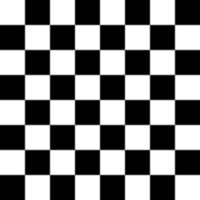
#> input picture skimage.data.checkerboard(), 200 x 200 px
$ jupyter execute --allow-errors 09-DynamicExperiments.ipynb   (shell and % lines are left out)   (older library calls are emulated)
#> lines starting #> are read from the running program, lines starting #| are printed output that depends on the picture
# Dynamic Experiments

<h1>Dynamic Experiments</h1>

<p>
<b>Quantitative Big Imaging - ETHZ: 227-0966-00L</b>
<br />
</p>
<br />
<p style="font-size:1em;">April 28, 2022</p>
<br /><br />
<p style="font-size:1.5em;padding-bottom: 0.25em;">Anders Kaestner</p>
<p style="font-size:1em;">Laboratory for Neutron Scattering and Imaging<br />Paul Scherrer Institut</p>

[cell 1]
import matplotlib.pyplot as plt
import seaborn as sns
from   skimage.morphology import label
from   skimage.measure import regionprops
import pandas as pd

from skimage.feature import corner_peaks, corner_harris, BRIEF
from skimage.transform import warp, AffineTransform
from skimage import data
from skimage.io import imread
import numpy as np
import pydot

plt.rcParams["figure.figsize"] = (8, 8)
plt.rcParams["figure.dpi"] = 150
plt.rcParams["font.size"] = 14
plt.rcParams['font.family'] = ['sans-serif']
plt.rcParams['font.sans-serif'] = ['DejaVu Sans']
plt.style.use('default')
sns.set_style("whitegrid", {'axes.grid': False})

## Literature / Useful References

### Books
- John C. Russ, “[The Image Processing Handbook](http://dx.doi.org/10.1201/9780203881095)”,(Boca Raton, CRC Press)
- A. Ardeshir Goshtasby, "[Image Registration Principles, Tools and Methods](http://dx.doi.org/10.1007/978-1-4471-2458-0) (Springer Verlag)
- B. Jähne,"[Spatio-Temporal Image Processing](https://doi.org/10.1007/3-540-57418-2)" ,(Springer Verlag)

### Papers / Sites

- Comparsion of Tracking Methods in Biology
 - Chenouard, N., Smal, I., de Chaumont, F., Maška, M., Sbalzarini, I. F., Gong, Y., … Meijering, E. (2014). Objective comparison of particle tracking methods. Nature Methods, 11(3), 281–289. doi:10.1038/nmeth.2808
 - Maska, M., Ulman, V., Svoboda, D., Matula, P., Matula, P., Ederra, C., … Ortiz-de-Solorzano, C. (2014). A benchmark for comparison of cell tracking algorithms. Bioinformatics (Oxford, England), btu080–. doi:10.1093/bioinformatics/btu080
- Keypoint and Corner Detection
 - Distinctive Image Features from Scale-Invariant Keypoints - https://www.cs.ubc.ca/~lowe/papers/ijcv04.pdf
 - https://opencv-python-tutroals.readthedocs.io/en/latest/py_tutorials/py_feature2d/py_sift_intro/py_sift_intro.html
- Registration
 - https://itk.org/ITKSoftwareGuide/html/Book2/ITKSoftwareGuide-Book2ch3.html
- Multiple Hypothesis Testing
 - Coraluppi, S. & Carthel, C. Multi-stage multiple-hypothesis tracking.
J. Adv. Inf. Fusion 6, 57–67 (2011).
 - Chenouard, N., Bloch, I. & Olivo-Marin, J.-C. Multiple hypothesis
tracking in microscopy images. in Proc. IEEE Int. Symp. Biomed. Imaging
1346–1349 (IEEE, 2009).

- Keypoint and Corner Detection
 - Distinctive Image Features from Scale-Invariant Keypoints - https://www.cs.ubc.ca/~lowe/papers/ijcv04.pdf
 - https://opencv-python-tutroals.readthedocs.io/en/latest/py_tutorials/py_feature2d/py_sift_intro/py_sift_intro.html


## Previously on QBI ...

- Image Enhancment
 - Highlighting the contrast of interest in images
 - Minimizing Noise
- Understanding image histograms
- Automatic Methods
- Component Labeling
- Single Shape Analysis
- Complicated Shapes
- Distribution Analysis

## Quantitative "Big" Imaging

The course has covered imaging enough and there have been a few quantitative metrics, but "big" has not really entered.

What does __big__ mean?

- Not just / even large
- Being ready for _big data_
- The three V's
    - volume,
    - velocity,
    - variety
- scalable, fast, easy to customize

## Outline

- Motivation (Why and How?)
- Scientific Goals

### Experiments

- Simulations
- Experiment Design


# Imaging of dynamic experiments

## What is a dynamic process?
- Relating to objects in motion
- Characterized by continuous change, activity, or progress

## Real time
- The actual time during which a process or event
occurs.
- (Computing) of or relating to a system in which input data is processed within milliseconds so that it is available virtually immediately as feedback.

##  Imaging
Imaging is the capture, storage, manipulation, and display of images.

## Experiments
1. What sort of dynamic experiments do we have?
1. How can we design good dynamic experiments?

<table>
    <tr><th>Continuous</th><th>Repetetive</th></tr>
    <tr><td></td>
        <td></td>
    </tr>
</table>

```{figure} figures/rolling-dice.jpg
---
scale: 50%
---
Contiuous processes evolve over time without guarantee that it returns to the same point.
```
```{figure} figures/on-the-swings.jpg
---
scale: 50%
---
Repetetive processes always behaves the same with a given frequency.
```

## What information are you looking for?
We can say that it looks like, but many pieces of quantitative information are difficult to extract
- How fast is it going?
- How many particles are present?
- Are their sizes constant?
- Are some moving faster?
- Are they rearranging?

## Image analysis

How can we...
1. track objects between points?
1. track shape?
1. track distribution?
1. track topology?
1. track voxels?
1. assess deformation and strain?
1. assess more general cases?

__$\rightarrow$ How does this help answering your questions?__

# Motivation spatiotemporal analysis

- 3D images are already difficult to interpret on their own
- 3D movies (4D) are almost impossible

<video controls loop src="movies/dk31_foam.mp4" height="300px" type="video/mp4"></video>

## 2D movies can also be challenging

They are 3D - x,y,t

### Example: a water jet
<video controls loop src="movies/WaterJet.m4v" height="100px" type="video/mp4"></video>

### Example: [coffee making](https://youtu.be/VESMU7JfVHU)

## 3D Reconstruction

### Tomography
One of the most commonly used scans in the hospital is called a computed tomography scan.

This scan works by creating 2D X-ray projections in a number of different directions in order to determine what the 3D volume looks like

```{figure} figures/ct_scan.png
---
---
Some views from a CT scan of a patient
```

### Stage Tilting
Beyond just tracking we can take multiple frames of a still image and instead of looking for changes in the object, we can change the angle. The pollen image below shows this for SEM

```{figure} figures/pollen.png
---
---
A tilt series of a pollen grain.
```

## Scientific Goals of dynamic experiments

### Rheology

Understanding the flow of liquids and mixtures is important for many processes
- blood movement in arteries, veins, and capillaries
- oil movement through porous rock
- air through dough when baking bread
- magma and gas in a volcano

### Deformation

Deformation is similarly important since it plays a significant role in the following scenarios

- red blood cell lysis in artificial heart valves
- microfractures growing into stress fractures in bone
- toughening in certain wood types

# Dynamic experiments
The first step of any of these analyses is proper experimental design.
Since there is always:

- A limited field of view
- A voxel size
- A maximum rate of measurements
- Dose limitations
    - Sample damage
    - Limited flux
- A non-zero cost for each measurement

There are always trade-offs to be made between
- getting the best possible high-resolution nanoscale dynamics
- and capturing the system level behavior.

```{figure} figures/time-vs-resolution.png
---
scale: 50%
---
The trade-off between time and resoultion.
```

## Factors affecting the image quality

- Process speed
- Spatial resolution
- Intensity dynamics

```{figure} figures/slow-water.jpg
---
scale: 50%
---
Parts moving too fast will introduce motion blur.
```

### Example
You have a dose limited experiment
- 100$\mu{}$m pixels
- 1s Exposure time
- 800 neutrons per pixel

To maintain the SNR you have to

||Smaller pixels| Higher frame-rate|
|:---|:---:|:---:|
|__Modification__|Longer exposure time| Larger pixels|

### Rebinning

Rebinning or using larger pixels can be used to improve the SNR.

<br/>

<br/>

__...but you may miss small details__

```{figure} figures/slow-water_partbinned.jpg
---
scale: 50%
---
Rebinning improve SNR at the cost of small features.
```

### Frame rates

<table>
<tr><th>Sampling rates</th><th>Piecewise constant</th></tr>
<tr><td></td><td></td></tr>
</table>

The sample rate needed to study a dynamic process must be chosen to allow several samples during the rise typically 5-20 times the fastest expected time constants in the system.
```{figure} figures/sampling.png
---
scale: 50%
---
Selecting the correct frame rate is essential to allow the study of a process.
```

Some processes can be controlled and even stopped at different levels. This allows measurements of steady intermediate steady state conditions.

```{figure} figures/piecewise_constant.png
---
scale: 30%
---
Some processes can be followed by piecewise constant measurements
```

## Planning dynamic experiments

<div class="row">
<div class="column">

### If we measure too fast
 - sample damage
 - miss out on long term changes
 - have noisy data

### Too slow
 - miss small, rapid changes
 - blurring and other motion artifacts

### Too high resolution
 - too few unique structures in field of view to track

### Too low resolution
 - not sensitive to small changes

</div>
<div class="column">

</div>
</div>

```{figure} figures/DynamicExperimentsTradeOffs.png
---
scale: 80%
---
Factors contributing to the deciding how to perform a dynamic experiment.
```

### Simple processes

For relatively simple processes you can extract images along the time axes. This will make the analysis easier.

```{figure} figures/timeseries_visualization_sequence.pdf
---
---
Extracting a yt-image from a movie.
```

#### Example Capillary rise
We want to study capillary rise and [Washbourne's equation](https://en.wikipedia.org/wiki/Washburn%27s_equation)

_Analysis steps_
- Extract y-t slices
- Segment the front
- Locate the front as function of time
- Plot as function of $\sqrt{t}$
<table>
    <tr><th>Movie</th><th>y-t slice</th><th>Analysis</th></tr>
<tr><td><video controls loop src="movies/CapillaryRise.mp4" type="video/mp4" height="350px"></video></td>
    <td></td><td></td></tr>
</table>

For the interested: [Neutron imaging tutorial - capillary rise](https://colab.research.google.com/github/ImagingLectures/WaterInSand/blob/main/tutorial/WaterInSandTutorial.ipynb)

```{figure} figures/CapillaryRise.png
---
---
A frame from the capillary rise movie.
```
```{figure} figures/capillary_rise_yt.png
---
---
An extracted yt-slice.
```
```{figure} figures/capillary_rise_plot.png
---
---
Front positions follow Washbourne's equation.
```

## Tuning experiment by simulation

### In many cases:
- experimental data is inherited
- little can be done about the design,

### When there is still the opportunity to tune the experiment
simulations provide a powerful tool for tuning and balancing a large number parameters

### Validation
Simulations also provide the ability to pair post-processing to the experiments and determine the limits of tracking.

## What do we start with?

Going back to our original cell image

1. We have been able to _get rid of the noise_ in the image and _find all the cells_ (__lecture 2-4__)
1. We have analyzed the shape of the cells using the shape tensor (__lecture 5__)
1. We even _separated cells_ joined together using Watershed (__lecture 6__)
1. We have created even more _metrics characterizing the distribution_ (__lecture 7__)

We have at least a few samples (or different regions), large number of metrics and an almost as large number of parameters to _tune_

### How do we do something meaningful with it?

## Pixel/Voxel-based Methods
 - Cross Correlation
 - DIC
 - DIC + Physics
 - Affine Transforms
 - Non-rigid transform

### Keypoint Detection
- Corner Detectors
- SIFT/SURF
- Tracking from Keypoints

## General Problems
 - Thickness - Lung Tissue
 - Curvature - Metal Systems
 - Two Point Correlation - Volcanic Rock

# A basic simulation

We start with a starting image with a number of circles on a plane

[cell 2]
import numpy as np
import matplotlib.pyplot as plt
from skimage.io import imread
xx, yy = np.meshgrid(np.linspace(-1.5, 1.5, 15),
                     np.linspace(-1.5, 1.5, 15))

N_DISK_ROW = 2
N_DISK_COL = 4
DISK_RAD = 0.15
disk_img = np.zeros(xx.shape, dtype=int)
for x_cent in 0.7*np.linspace(-1, 1, N_DISK_COL):
    for y_cent in 0.7*np.linspace(-1, 1, N_DISK_ROW):
        c_disk = np.sqrt(np.square(xx-x_cent)+np.square(yy-y_cent)) < DISK_RAD
        disk_img[c_disk] = 1
fig, ax1 = plt.subplots(1, 1)

sns.heatmap(disk_img, annot=True, fmt='d', ax=ax1);
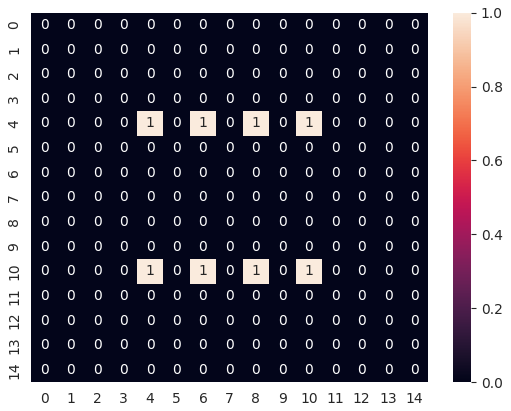
#> figure drawn by matplotlib, 2 panels

## Create a series of moving "cells"

[cell 3]
from matplotlib.animation import FuncAnimation
from IPython.display import HTML
fig, c_ax = plt.subplots(1, 1, figsize=(10, 10), dpi=200)

s_img = disk_img.copy()
img_list = [s_img]
for i in range(4):
    s_img = np.roll(s_img, -1, axis=1)
    s_img = np.roll(s_img, -1, axis=0)
    img_list += [s_img]

# [7 lines left out: function update_frame, not called in this run]

# write animation frames
anim_code = FuncAnimation(fig,
                          update_frame,
                          frames=len(img_list),
                          interval=1000, repeat_delay=2000)
#> (the rest of this cell did not finish here and is left out)

<video controls loop src="movies/moving_cells.mp4" height="500px" type="video/mp4"></video>

## Analysis
The analysis of the series requires the following steps:
1. Threshold
2. Component Label
3. Shape Analysis (label, position, area, and frame id)
4. Distribution Analysis

... and to put all in a data frame

[cell 4]
all_objs = []
for frame_idx, c_img in enumerate(img_list):       # For each time frame
    lab_img = label(c_img > 0)                     # Label the items
    for c_obj in regionprops(lab_img):             # Put region properties for each object of the time frame
        all_objs += [dict(label     = int(c_obj.label),
                          y         = c_obj.centroid[0],
                          x         = c_obj.centroid[1],
                          area      = c_obj.area,
                          frame_idx = frame_idx)]

all_obj_df = pd.DataFrame(all_objs)                # Create a Pandas data frame with all the properties
all_obj_df.head(5)                                 # Look at the first five rows of the data frame

## Looking at the positions of the items in all frames

Here, we look at the positions of the items found in each time frame. The information comes from the data frame we just created. We only use position and frame index here.

[cell 5]
fig, c_ax = plt.subplots(1, 1, figsize=(5, 5), dpi=150)
c_ax.imshow(disk_img, cmap='bone_r')
for frame_idx, c_rows in all_obj_df.groupby('frame_idx'):
    c_ax.plot(c_rows['x'], c_rows['y'], 's', label='Frame: %d' % frame_idx)
c_ax.legend();
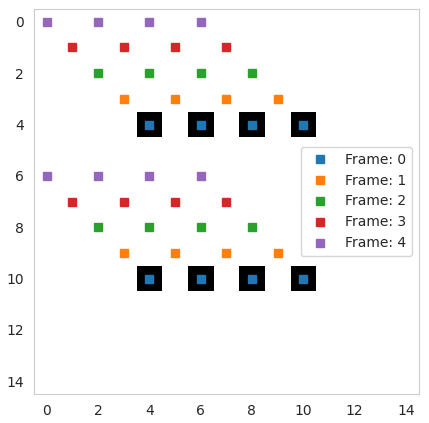
#> figure drawn by matplotlib, 1 panel

# Describing Motion
We can describe the motion in the above example with a simple vector

$$ \vec{v}(\vec{x})=\langle -1,-1 \rangle $$

This is a very simple case of motion as it only follows a straight line towards the upper left corner. Motion in real experiments are much more complicated and it can also ambiguous which item is which when the trajectories are crossing.

# Scoring Tracking

In the following examples we will use simple metrics for scoring fits where the objects are matched and the number of misses is counted.

There are a number of more sensitive scoring metrics which can be used,
by finding the best submatch for a given particle since the number of matches and particles does not always correspond.

See the papers at the beginning for more information

# Tracking methods

While there exist a number of different methods and complicated approaches for tracking.

For experimental design it is best to start with the (Occam's razor)
- simplest
- easiest understood
method.

The limits of this can be found and components added as needed until it is possible to realize the experiment

---
_If a dataset can only be analyzed with a multiple-hypothesis testing neural network model then it might not be so reliable_

---

# Tracking using Nearest Neighbor

We then return to _nearest neighbor_ which means we track
- a point ($\vec{P}_0$) from an image ($I_0$) at $t_0$
- to a point ($\vec{P}_1$) in image ($I_1$) at $t_1$

by

$$ \vec{P}_1=\textrm{argmin}(||\vec{P}_0-\vec{y}||  \;\forall \vec{y}\in I_1) $$

# Distances between objects

The plot below shows the distances from each object to all other objects. Without additional information like
- we are looking for the nearest neighbor
- or the expected displacement is bounded within some limits.
- shape characteristics of the items

It is impossible to tell which is the matching object between frame 0 and 1.

[cell 6]
frame_0 = all_obj_df[all_obj_df['frame_idx'].isin([0])]
frame_1 = all_obj_df[all_obj_df['frame_idx'].isin([1])]
fig, c_ax = plt.subplots(1, 1, figsize=(5, 5), dpi=150)
c_ax.matshow(1 < disk_img , cmap='gist_yarg')
c_ax.scatter(frame_0['x'], frame_0['y'], c='black', label='Frame: 0')
c_ax.scatter(frame_1['x'], frame_1['y'], c='red', label='Frame: 1')
dist_df_list = []
for _, row_0 in frame_0.iterrows():
    for _, row_1 in frame_1.iterrows():
        seg_dist = np.sqrt(np.square(row_0['x']-row_1['x']) +
                           np.square(row_0['y']-row_1['y']))
        c_ax.plot([row_0['x'], row_1['x']],
                  [row_0['y'], row_1['y']], '-', alpha=1/seg_dist)
        dist_df_list += [dict(x0=row_0['x'],
                              y0=row_0['y'],
                              lab0=int(row_0['label']),
                              x1=row_1['x'],
                              y1=row_1['y'],
                              lab1=int(row_1['label']),
                              dist=seg_dist)]
c_ax.legend();
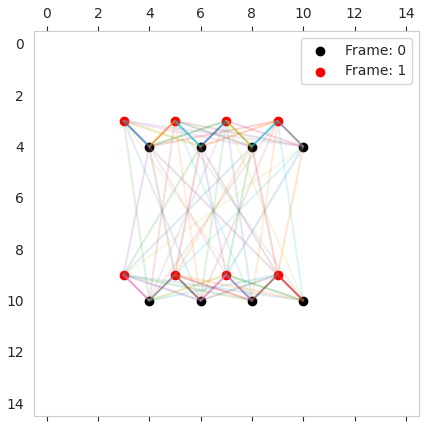
#> figure drawn by matplotlib, 1 panel

## Put the distances in a data frame

[cell 7]
dist_df = pd.DataFrame(dist_df_list)
dist_df.head(5)

[cell 8]
from matplotlib.animation import FuncAnimation
from IPython.display import HTML

fig, c_ax = plt.subplots(1, 1, figsize=(5, 5), dpi=150)
c_ax.matshow(disk_img > 1, cmap='gist_yarg')
c_ax.scatter(frame_0['x'], frame_0['y'], c='black', label='Frame: 0')
c_ax.scatter(frame_1['x'], frame_1['y'], c='red', label='Frame: 1')

# [9 lines left out: function update_frame, not called in this run]


# write animation frames
anim_code = FuncAnimation(fig,
                          update_frame,
                          frames=np.unique(dist_df['lab0']),
                          interval=1000,
                          repeat_delay=2000)

#> (the rest of this cell did not finish here and is left out)

<video controls loop src="movies/neighbor_distances.mp4" height="500px" type="video/mp4"></video>

With the nearest neighbor criterion we still have the problem because most items have two possible next position.

### Looking at the nearest points found

[cell 9]
fig, c_ax = plt.subplots(1, 1, figsize=(5, 5), dpi=150)
c_ax.matshow(disk_img >= 1,cmap='gist_yarg')
c_ax.scatter(frame_0['x'], frame_0['y'], c='black', label='Frame: 0')
c_ax.scatter(frame_1['x'], frame_1['y'], c='red', label='Frame: 1')
for _, c_rows in dist_df.groupby('lab0'):
    _, c_row = next(c_rows.sort_values('dist').iterrows())
    c_ax.quiver(c_row['x0'], c_row['y0'],
                c_row['x1']-c_row['x0'],
                c_row['y1']-c_row['y0'],
                scale=1.0, scale_units='xy', angles='xy')

c_ax.legend();
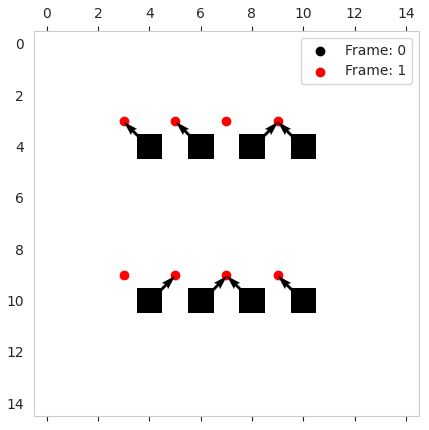
#> figure drawn by matplotlib, 1 panel

### Tracking in all frames

This tracking seems to be success full. The reason is that we were lucky that the direction is -1,-1. On the other hand, it is relatively rare that you have perfect positioning of the items and therefore this ambiguity doesn't happen very often.

[cell 10]
from matplotlib.animation import FuncAnimation
from IPython.display import HTML

fig, c_ax = plt.subplots(1, 1, figsize=(5, 5), dpi=150)
c_ax.matshow(disk_img >= 1,cmap='gist_yarg')


# [27 lines left out: function draw_timestep, not called in this run]


# write animation frames
anim_code = FuncAnimation(fig,
                          draw_timestep,
                          frames=all_obj_df['frame_idx'].max(),
                          interval=1000,
                          repeat_delay=2000)

#> (the rest of this cell did not finish here and is left out)

<video controls loop src="movies/tracking_all_frames.mp4" height="500px" type="video/mp4"></video>

# Key Points (or feature points)
 - Tracking and registration using the full data set is time demaning.
 - We can detect feature points in an image and use them to make a registration.

The key points located at characteristic positions around the obejct and their positions relative to each other are invariant to translation and rotation. The points will still be at the same features when the object is skewed, but then they obtain new relative positions compared to the original.

## Identifying key points
We first focus on the detection of points.
- Corners are of most interest.

Many methods have been proposed to [detect corners](https://en.wikipedia.org/wiki/Corner_detection). A [Harris corner detector](https://en.wikipedia.org/wiki/Harris_Corner_Detector) helps us here:

The Harris corner detector uses the structure tensor to identify corner points in the image. In the checkerboard example below we identify the corners using the Harris corner detector. In the corner feature image in the middle you see that the corners/crossings provide a strong response. The feature image is thresholded to provide the corner points, which are plotted in the panel to the right.

[cell 11]
tform       = AffineTransform(scale=(1.3, 1.1), rotation=0, shear=0.1,translation=(0, 0))
image       = warp(data.checkerboard(), tform.inverse, output_shape=(200, 200))
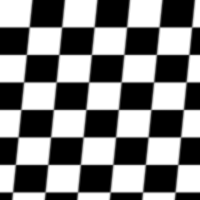
#> image: shape (200, 200) float64; min 0, max 1, mean 0.501

corners     = corner_harris(image)
peak_coords = corner_peaks(corners,threshold_rel=0)
#> peak_coords = 115 pairs, first value 1 to 198, second value 1 to 198
#> (the rest of the program and of its run is left out)
